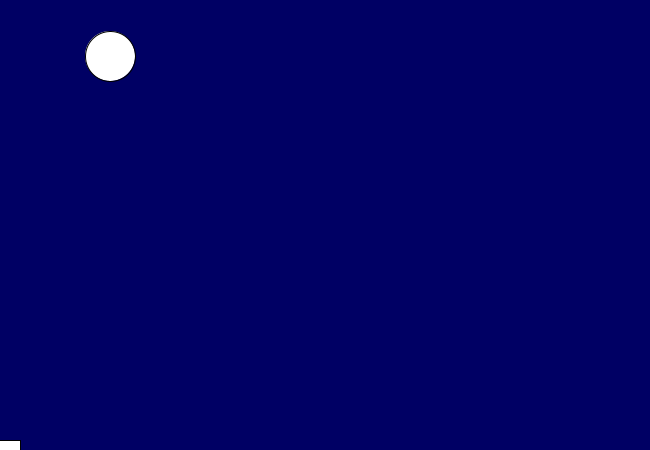
Frame 1 (no input)
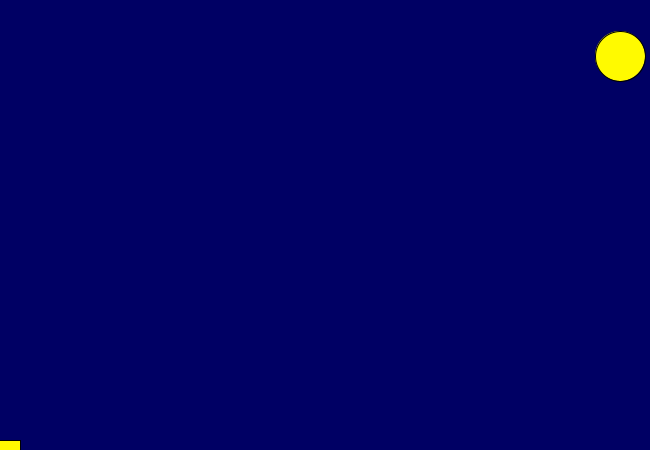
Frame 60 (the mouse pressed at the canvas centre just before this capture)
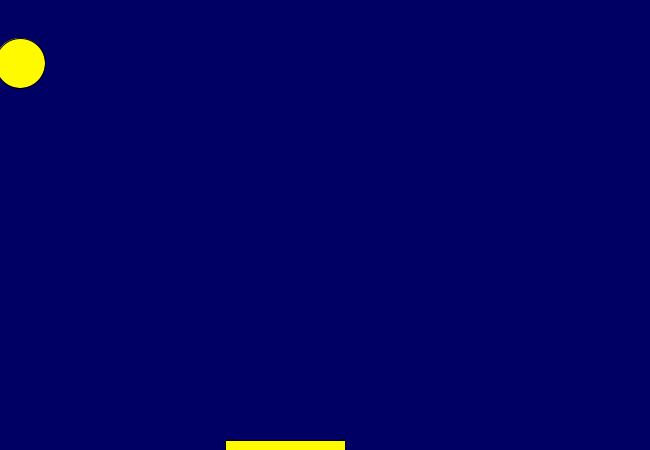
Frame 120 (the mouse held since frame 60 and released just before this capture)

The Processing sketch that drew these frames (run headless with seeded random() and noise(); from frame 60 on, the mouse is pressed at the canvas centre):

// Processing sketch: processing_61672
// ── processing_61672.pde

void setup() {
  size(650,450);
   smooth();
}
float circleA = 100;
float circleB = 50;
float speedA = 10;
float speedB = 5;
void draw() {
  if(circleA < 0 || circleA > width) 
    speedA = -speedA;
  if(circleB > height)
    speedB = -speedB;  
  else 
    speedB += 1;  
  
  circleA = circleA + speedA;
  circleB = circleB + speedB;
  background(0,0,100);
  rect(mouseX-100,height-10,120,10);
  ellipse(circleA, circleB, 50, 50);
  fill(500,250,0);
  
}
